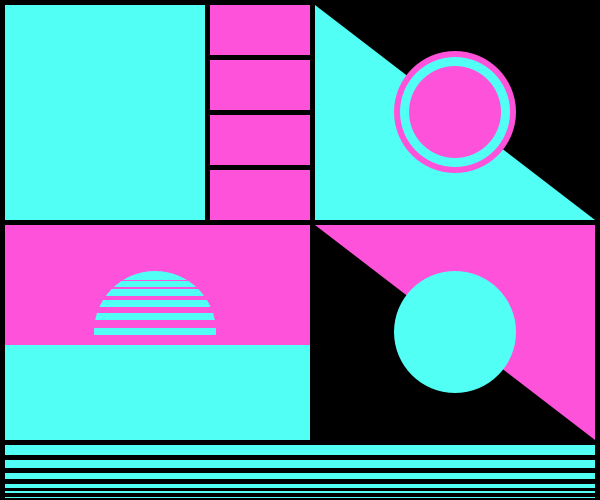
Frame 1 (no input)
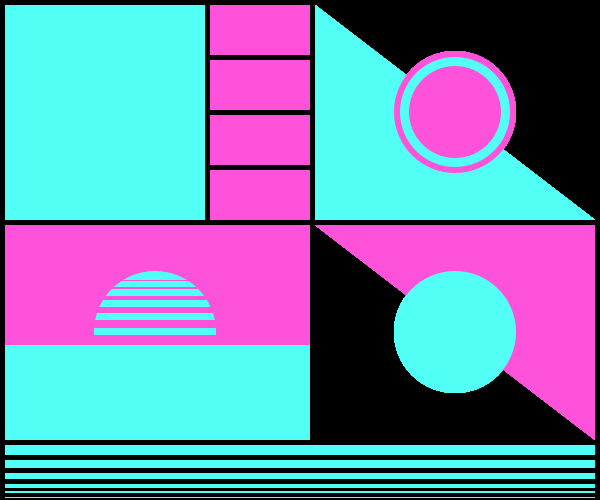
Frame 60 (the mouse pressed at the canvas centre just before this capture)
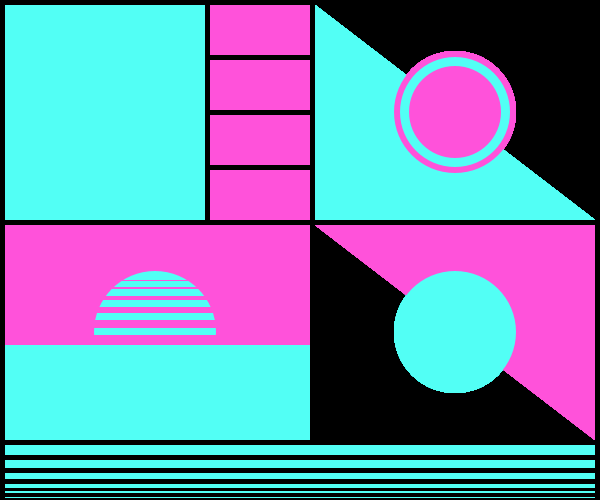
Frame 120 (the mouse held since frame 60 and released just before this capture)

The Processing sketch that drew these frames (run headless with seeded random() and noise(); from frame 60 on, the mouse is pressed at the canvas centre):

// Processing sketch: Skillslab_Picasso
// ── Skillslab_Picasso.pde

void setup()
{
  background(0);
  size(600,500);
}

void draw()
{
  noStroke();
  
   fill(82,255,245);
  rect(5,5,200,215);
  
  fill(255,82,218);
  rect(210,5,100,50);
  
    fill(255,82,218);
  rect(210,60,100,50);
  
    fill(255,82,218);
  rect(210,115,100,50);
  
    fill(255,82,218);
  rect(210,170,100,50);
  
   fill(82,255,245);
   triangle(315,5,315,220,595,220);
   
   fill(255,82,218);
   circle(455,112,122);
   
   fill(82,255,245);
   circle(455,112,110);
   
   fill(255,82,218);
   circle(455,112,92);
   
   fill(255,82,218);
   triangle(315,225,595,440,595,225);
   
   fill(82,255,245);
   triangle(5,225,205,225,5,440);
   
   fill(82,255,245);
   circle(455,332,122);
   
   fill(82,255,245);
   rect(5,445,590,10);
   
   fill(82,255,245);
   rect(5,460,590,8);
   
   fill(82,255,245);
   rect(5,473,590,6);
   
   fill(82,255,245);
   rect(5,484,590,4);
   
   fill(82,255,245);
   rect(5,491,590,2);
   
   fill(82,255,245);
   rect(5,497,590,1);
   
   fill(255,82,218);
   rect(5,225,305,215);
   
   fill(82,255,245);
   circle(155,332,122);
   
   fill(82,255,245);
   rect(5,335,305,105);
   
   fill(255,82,218);
   rect(5,335,305,10);
   
   fill(255,82,218);
   rect(5,320,305,8);
   
   fill(255,82,218);
   rect(5,307,305,6);
   
   fill(255,82,218);
   rect(5,296,305,4);
   
   fill(255,82,218);
   rect(5,287,305,2);
   
   fill(255,82,218);
   rect(5,280,305,1);
}
